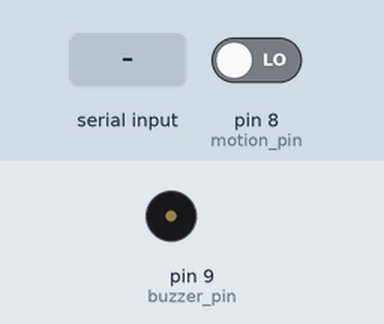
Recording of a sketch running on a simulated Arduino Uno, built with avr-gcc and run on an emulated ATmega328P. On the bench: buzzer (waves = sounding). The test bench sets the inputs (shaded band); at power-on: pin 8 (motion_pin) LOW. What the sketch prints to the serial monitor is not drawn.

Above: at 1.2 s.
1.3 s: "X" received over the second serial link
2.8 s: pin 8 (motion_pin) driven HIGH
Timing chart, 0 to 5.8 s (numbered marks = the images above; inputs shaded):
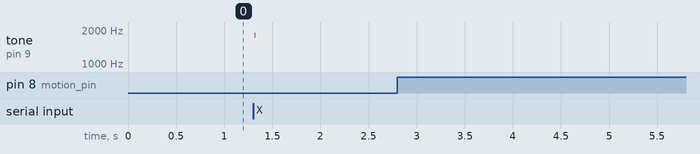

Measured:
- after the input at 1.3 s, tone on pin 9 (buzzer_pin): silent → 1800 Hz at once, → silent 0.01 s later
- after the input at 2.8 s, every drawn part: stays the same

The sketch:

toilet.ino
```cpp
#include <SoftwareSerial.h>

SoftwareSerial mySerial(2, 3);

int motion_pin = 8;
int buzzer_pin = 9;

void setup() {
  Serial.begin(9600);
  while (!Serial) {
  }
  mySerial.begin(9600);

  pinMode(motion_pin, INPUT);
  pinMode(buzzer_pin, OUTPUT);
}

void loop() {
  if (mySerial.available()) { //블루투스에서 넘어온 데이터가 있다면
    //Serial.write(mySerial.read()); //시리얼모니터에 데이터를 출력
    char myChar = (char)mySerial.read();
    Serial.write(myChar);
    if(myChar == 'X'){
      Serial.write("buzzer");
      for(int freq = 150; freq <=1800; freq = freq + 2) {
        tone(buzzer_pin, freq, 10);
      }
      myChar = ' ';
    }
  }
  if (Serial.available()) {    //시리얼모니터에 입력된 데이터가 있다면
    mySerial.write(Serial.read());  //블루투스를 통해 입력된 데이터 전달
  }

  if(digitalRead(motion_pin) == HIGH){ //움직임이 감지되었을때
    Serial.write("toilet");
    mySerial.write(" toilet");
    delay(60000); // 1분 대기
  }
}
```
